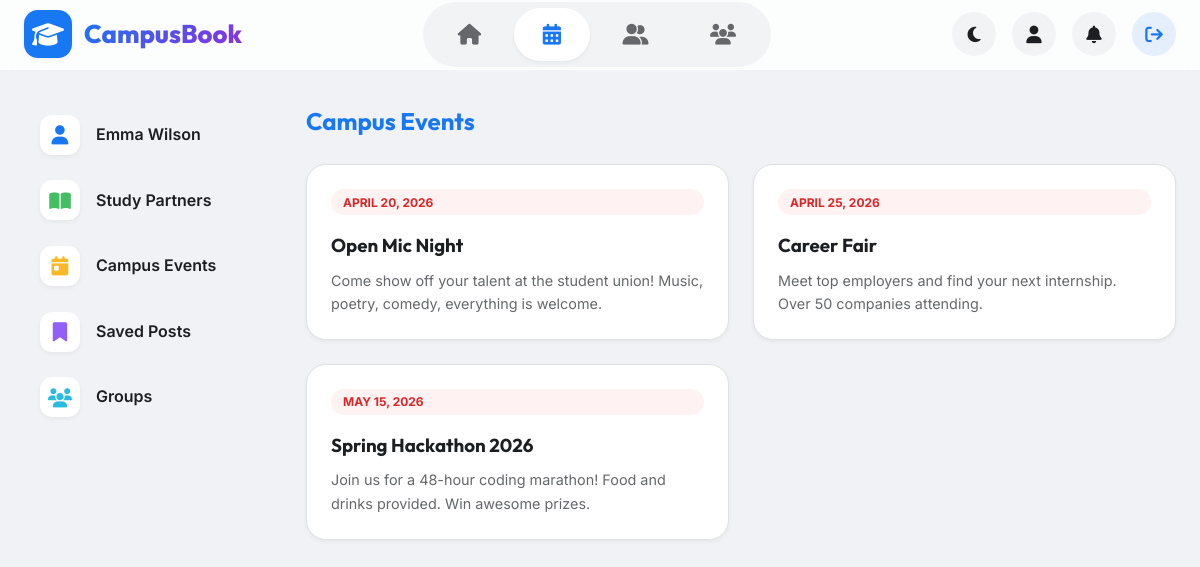
The page /events.php (signed in) on the database its author committed.
### tables this page shows
CREATE TABLE events (
    id INT AUTO_INCREMENT PRIMARY KEY,
    title VARCHAR(255) NOT NULL,
    event_date DATE NOT NULL,
    description TEXT NOT NULL,
    created_at TIMESTAMP DEFAULT CURRENT_TIMESTAMP
);

### events.php (the view, shortened to what this page needs)
<?php
require_once 'includes/header.php';
$stmt = $pdo->query("SELECT * FROM events ORDER BY event_date ASC");
$events = $stmt->fetchAll();
?>
<div style="display: flex; justify-content: space-between; align-items: center; margin-bottom: 1.5rem;">
    <h2 style="color: var(--primary-color);">Campus Events</h2>
</div>
<div style="display: grid; grid-template-columns: repeat(auto-fill, minmax(300px, 1fr)); gap: 1.5rem;">
    <?php if (count($events) > 0): ?>
        <?php foreach ($events as $event): ?>
            <div class="card" style="margin-bottom: 0;">
                <div class="badge badge-event" style="margin-bottom: 1rem;">
                    <?php echo date('F j, Y', strtotime($event['event_date'])); ?>
                </div>
                <h3 style="margin-bottom: 0.5rem;"><?php echo htmlspecialchars($event['title']); ?></h3>
                <p style="color: var(--text-muted); font-size: 0.9rem; line-height: 1.6;">
                    <?php echo nl2br(htmlspecialchars($event['description'])); ?>
                </p>
            </div>
        <?php endforeach; ?>
    <?php else: ?>
        <div class="card" style="grid-column: 1 / -1;">
            <p style="color: var(--text-muted); text-align: center;">No upcoming events found.</p>
        </div>
    <?php endif; ?>
</div>
<?php require_once 'includes/footer.php'; ?>

### includes/header.php (shortened to what this page needs)
<?php
$current_page = basename($_SERVER['PHP_SELF']);
?>
<!DOCTYPE html>
<html lang="en">
<head>
    <link rel="stylesheet" href="https://cdnjs.cloudflare.com/ajax/libs/font-awesome/6.4.0/css/all.min.css">
    <link rel="stylesheet" href="assets/css/style.css">
</head>
<body>
<?php if (isset($_SESSION['user_id'])): ?>
    <nav class="navbar">
        <div class="nav-container">
            <a href="index.php" class="nav-brand">
                <div style="background: var(--primary-color); color: white; width: 48px; height: 48px; border-radius: 14px; display: flex; align-items: center; justify-content: center; box-shadow: var(--shadow-sm);">
                    <i class="fa-solid fa-graduation-cap" style="font-size: 1.6rem;"></i>
                </div>
                <span>CampusBook</span>
            </a>
            <div class="nav-center">
                <a href="index.php" class="nav-icon <?php echo $current_page == 'index.php' ? 'active' : ''; ?>" title="Home">
                    <i class="fa-solid fa-house"></i>
                </a>
                <a href="events.php" class="nav-icon <?php echo $current_page == 'events.php' ? 'active' : ''; ?>" title="Events">
                    <i class="fa-solid fa-calendar-alt"></i>
                </a>
                <a href="study_partner.php" class="nav-icon <?php echo $current_page == 'study_partner.php' ? 'active' : ''; ?>" title="Study Partners">
                    <i class="fa-solid fa-user-group"></i>
                </a>
                <a href="groups.php" class="nav-icon <?php echo $current_page == 'groups.php' ? 'active' : ''; ?>" title="Groups">
                    <i class="fa-solid fa-users"></i>
                </a>
            </div>
            <div class="nav-menu">
                <a href="#" id="theme-toggle" class="nav-circle-btn" title="Toggle Dark Mode">
                    <i class="fa-solid fa-moon"></i>
                </a>
                <a href="profile.php" class="nav-circle-btn" title="Profile">
                    <i class="fa-solid fa-user"></i>
                </a>
                <a href="notifications.php" class="nav-circle-btn" title="Notifications">
                    <i class="fa-solid fa-bell"></i>
                </a>
                <a href="logout.php" class="nav-circle-btn" title="Logout" style="background: var(--primary-soft); color: var(--primary-color);">
                    <i class="fa-solid fa-arrow-right-from-bracket"></i>
                </a>
            </div>
        </div>
    </nav>
    <div class="main-layout">
        <aside class="sidebar left-sidebar">
            <ul class="sidebar-menu">
                <li>
                    <a href="profile.php" class="<?php echo $current_page == 'profile.php' ? 'active' : ''; ?>">
                        <div class="sidebar-icon">
                            <i class="fa-solid fa-user" style="color: var(--primary-color);"></i>
                        </div>
                        <?php echo htmlspecialchars($_SESSION['user_name']); ?>
                    </a>
                </li>
                <li>
                    <a href="study_partner.php" class="<?php echo $current_page == 'study_partner.php' ? 'active' : ''; ?>">
                        <div class="sidebar-icon">
                            <i class="fa-solid fa-book-open" style="color: #45BD62;"></i>
                        </div>
                        Study Partners
                    </a>
                </li>
                <li>
                    <a href="events.php" class="<?php echo $current_page == 'events.php' ? 'active' : ''; ?>">
                        <div class="sidebar-icon">
                            <i class="fa-solid fa-calendar-day" style="color: #F7B928;"></i>
                        </div>
                        Campus Events
                    </a>
                </li>
                <li>
                    <a href="saved_posts.php" class="<?php echo $current_page == 'saved_posts.php' ? 'active' : ''; ?>">
                        <div class="sidebar-icon">
                            <i class="fa-solid fa-bookmark" style="color: #9360F7;"></i>
                        </div>
                        Saved Posts
                    </a>
                </li>
                <li>
                    <a href="groups.php" class="<?php echo $current_page == 'groups.php' ? 'active' : ''; ?>">
                        <div class="sidebar-icon">
                            <i class="fa-solid fa-users" style="color: #2ABCE0;"></i>
                        </div>
                        Groups
                    </a>
                </li>
            </ul>
        </aside>
        <main class="content-area">
<?php else: ?>
<?php endif; ?>

### includes/footer.php (shortened to what this page needs)
<?php if (isset($_SESSION['user_id'])): ?>
        </main>
    </div>
<?php endif; ?>
</body>
</html>

### assets/css/style.css (style rules this page uses)
:root { --primary-color: #1877F2; --primary-hover: #166FE5; --primary-soft: rgba(24, 119, 242, 0.1); --secondary-color: #45BD62; --bg-color: #F0F2F5; --text-main: #1C1E21; --text-muted: #65676B; --card-bg: #FFFFFF; --border-color: #DEE1E6; --hover-bg: #F2F3F5; --danger: #FF4D4D; --radius: 12px; --radius-lg: 20px; --shadow-sm: 0 2px 4px rgba(0,0,0,0.05); --shadow-md: 0 8px 24px rgba(0,0,0,0.08); --shadow-lg: 0 12px 32px rgba(0,0,0,0.12); --nav-height: 70px; --font-family: 'Inter', system-ui, sans-serif; --heading-font: 'Outfit', sans-serif; --glass-bg: rgba(255, 255, 255, 0.8); --glass-border: rgba(255, 255, 255, 0.3); }
* { margin: 0; padding: 0; box-sizing: border-box; font-family: var(--font-family); transition: background-color 0.3s ease, color 0.3s ease, border-color 0.3s ease, transform 0.2s cubic-bezier(0.4, 0, 0.2, 1); }
body { background-color: var(--bg-color); color: var(--text-main); line-height: 1.6; overflow-x: hidden; -webkit-font-smoothing: antialiased; }
h1, h2, h3, .nav-brand span { font-family: var(--heading-font); }
.card { background-color: var(--card-bg); border-radius: var(--radius-lg); box-shadow: var(--shadow-sm); padding: 1.5rem; margin-bottom: 1.5rem; border: 1px solid var(--border-color); position: relative; overflow: hidden; }
.navbar { background: var(--glass-bg); backdrop-filter: blur(20px); -webkit-backdrop-filter: blur(20px); border-bottom: 1px solid var(--glass-border); position: sticky; top: 0; z-index: 1000; height: var(--nav-height); display: flex; align-items: center; }
.nav-container { width: 100%; max-width: 1400px; margin: 0 auto; padding: 0 1.5rem; display: flex; justify-content: space-between; align-items: center; }
.nav-brand { display: flex; align-items: center; gap: 0.75rem; text-decoration: none !important; }
.nav-brand span { font-size: 1.6rem; font-weight: 800; background: linear-gradient(135deg, var(--primary-color), #8E2DE2); -webkit-background-clip: text; -webkit-text-fill-color: transparent; }
.nav-center { display: flex; gap: 0.25rem; background: var(--hover-bg); padding: 0.4rem; border-radius: 100px; }
.nav-icon { padding: 0.6rem 1.8rem; border-radius: 100px; color: var(--text-muted); font-size: 1.3rem; transition: all 0.3s; }
.nav-icon.active { background: var(--card-bg); color: var(--primary-color); box-shadow: var(--shadow-sm); }
.nav-menu { display: flex; align-items: center; gap: 1rem; }
.nav-circle-btn { width: 44px; height: 44px; border-radius: 50%; background-color: var(--hover-bg); display: flex; justify-content: center; align-items: center; color: var(--text-main); font-size: 1.1rem; cursor: pointer; text-decoration: none !important; }
.main-layout { max-width: 1400px; margin: 0 auto; padding: 2rem 1.5rem; display: grid; grid-template-columns: 280px 1fr 300px; gap: 2rem; align-items: start; }
.sidebar { position: sticky; top: calc(var(--nav-height) + 2rem); background: transparent; }
.sidebar-menu { list-style: none; }
.sidebar-menu a { display: flex; align-items: center; gap: 1rem; padding: 0.8rem 1rem; border-radius: var(--radius); color: var(--text-main); font-weight: 600; text-decoration: none !important; }
.sidebar-icon { width: 40px; height: 40px; border-radius: 12px; display: flex; justify-content: center; align-items: center; font-size: 1.2rem; background: var(--card-bg); box-shadow: var(--shadow-sm); }
.badge { padding: 0.2rem 0.75rem; border-radius: 100px; font-size: 0.75rem; font-weight: 700; text-transform: uppercase; }
.badge-event { background: #FEF2F2; color: #DC2626; }
@media (max-width: 1200px) { .main-layout { grid-template-columns: 250px 1fr; } }

### rows shown on the page
events: event_date "APRIL 20, 2026", title "Open Mic Night", description "Come show off your talent at the student union! Music, poetry, comedy, everything is welcome."
events: event_date "APRIL 25, 2026", title "Career Fair", description "Meet top employers and find your next internship. Over 50 companies attending."
events: event_date "MAY 15, 2026", title "Spring Hackathon 2026", description "Join us for a 48-hour coding marathon! Food and drinks provided. Win awesome prizes."

### other values the page prints
$_SESSION['user_name'] "Emma Wilson"
